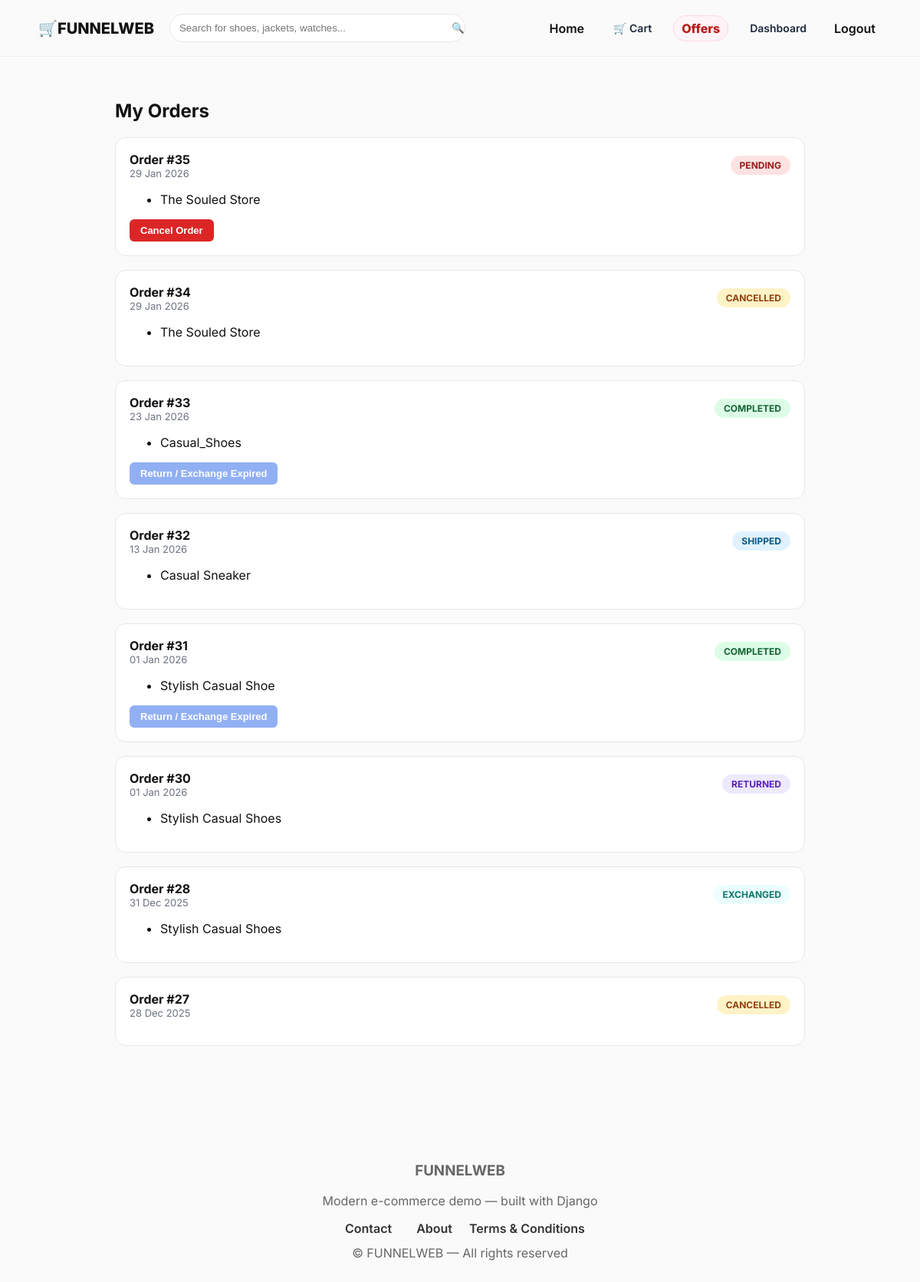
/my-orders/ (signed in), run on the app's committed database.
### shop/models.py (models this page shows, shortened)
class Order(models.Model):
    user = models.ForeignKey(User, on_delete=models.SET_NULL, null=True, blank=True)
    created_at = models.DateTimeField(auto_now_add=True)
    name = models.CharField(max_length=200)
    address = models.TextField()
    email = models.EmailField()
    PAYMENT_CHOICES = (
        ('cod', 'Cash on Delivery'),
        ('card', 'Card (Simulated)'),
        ('crypto', 'Cryptocurrency'),
        ('upi', 'UPI'),
    )
    STATUS_CHOICES = (
        ('PENDING', 'Pending'),
        ('SHIPPED', 'Shipped'),
        ('COMPLETED', 'Completed'),
        ('CANCELLED', 'Cancelled'),
        ('RETURN_REQUESTED', 'Return Requested'),
        ('RETURNED', 'Returned'),
        ('REFUNDED', 'Refunded'),
        ('EXCHANGE_REQUESTED', 'Exchange Requested'),
        ('EXCHANGED', 'Exchanged'),
    )
    REFUND_CHOICES = (
        ('NOT_REFUNDED', 'Not Refunded'),
        ('REFUND_PENDING', 'Refund Pending'),
        ('REFUNDED', 'Refunded'),
    )
    PAYMENT_STATUS_CHOICES = (
    ('PENDING', 'Pending'),
    ('COMPLETED', 'Completed'),
    ('FAILED', 'Failed'),
)
    payment_method = models.CharField(max_length=20, choices=PAYMENT_CHOICES, default='cod')
    order_status = models.CharField(max_length=20, choices=STATUS_CHOICES, default='PENDING', db_index=True)
    payment_details = models.CharField(max_length=255, blank=True)
    return_reason = models.TextField(blank=True)
    refund_status = models.CharField(max_length=20, choices=REFUND_CHOICES, default='NOT_REFUNDED')
    exchange_reason = models.TextField(blank=True)
    exchange_product = models.CharField(max_length=255, blank=True)
    crypto_type = models.CharField(max_length=10, blank=True, null=True)
    crypto_wallet = models.CharField(max_length=255, blank=True, null=True)
    crypto_txn = models.CharField(max_length=255, blank=True, null=True)
    upi_app = models.CharField(max_length=50, blank=True, null=True)
    upi_txn = models.CharField(max_length=255, blank=True, null=True)
    paid = models.BooleanField(default=False)
    payment_status = models.CharField(
    max_length=20,
    choices=PAYMENT_STATUS_CHOICES,
    default='PENDING'
)

class OrderItem(models.Model):
    order = models.ForeignKey(Order, related_name='items', on_delete=models.CASCADE)
    product = models.ForeignKey(Product, on_delete=models.CASCADE)
    quantity = models.PositiveIntegerField(default=1)
    price = models.DecimalField(max_digits=10, decimal_places=2)
    size = models.CharField(max_length=10, blank=True, null=True)  # 👟 ADD THIS

class Product(models.Model):
    category = models.ForeignKey(Category, related_name='products', on_delete=models.CASCADE)
    name = models.CharField(max_length=200)
    slug = models.SlugField(unique=True)
    description = models.TextField(blank=True)
    price = models.DecimalField(max_digits=10, decimal_places=2)
    image = models.ImageField(upload_to='products/', blank=True, null=True)
    available = models.BooleanField(default=True)
    created_at = models.DateTimeField(auto_now_add=True)
    is_on_offer = models.BooleanField(default=False)
    offer_price = models.DecimalField(max_digits=10, decimal_places=2, null=True, blank=True)
    class Meta:
        ordering = ('-created_at',)

### shop/views.py (the view)
# urls.py: path('my-orders/', views.user_orders, name='user_orders'),
@login_required
def user_orders(request):
    orders = Order.objects.filter(user=request.user).order_by('-created_at')
    now = timezone.now()
    for order in orders:
        order.return_days_left = 0
        order.can_return = False
        if order.order_status == 'COMPLETED':
            deadline = order.created_at + timedelta(days=7)
            if now <= deadline:
                remaining = (deadline - now).days
                order.return_days_left = max(remaining, 1)
                order.can_return = True
    return render(request, 'shop/user_orders.html', {
        'orders': orders
    })

### shop/templates/shop/user_orders.html (shortened to what this page needs)
{% extends "shop/base.html" %}
{% block content %}
<div class="orders-wrap">
  <h2>My Orders</h2>
  {% for order in orders %}
  <div class="order-card">
    <div class="order-head">
      <div>
        <div class="order-id">Order #{{ order.id }}</div>
        <div class="order-date">{{ order.created_at|date:"d M Y" }}</div>
      </div>
      <div class="status {{ order.order_status|lower }}">
        {{ order.order_status }}
      </div>
    </div>
    <ul>
      {% for item in order.items.all %}
        <li>{{ item.product.name }}</li>
      {% endfor %}
    </ul>
    <div class="actions">
      {% if order.order_status == 'PENDING' %}
      <form method="post" action="{% url 'shop:cancel_order' order.id %}">
        <button class="btn btn-cancel">Cancel Order</button>
      </form>
      {% endif %}
      {% if order.order_status == 'COMPLETED' %}
        {% if order.can_return %}
          <button type="button"
                  class="btn btn-return"
                  onclick="openReturn('{{ order.id }}')">
            Return Order
          </button>
          <button type="button"
                  class="btn btn-exchange"
                  onclick="openExchange('{{ order.id }}')">
            Exchange Order
          </button>
          <div class="days-left">
            {{ order.return_days_left }} day{{ order.return_days_left|pluralize }} left
          </div>
        {% else %}
          <button class="btn btn-return btn-disabled" disabled>
            Return / Exchange Expired
          </button>
        {% endif %}
      {% endif %}
    </div>
  </div>
  {% endfor %}
</div>
{% endblock %}

### shop/static/shop/style.css (style rules this page uses)
body { font-family:'Inter',system-ui,Arial; margin:0; background:#ffffff; color:#0f1720; }
.btn { padding:10px 18px; border-radius:10px; text-decoration:none; font-weight:700; }

### shop/templates/shop/base.html (style rules this page uses)
:root { --accent: #0b6cff; --text-color: #111; }
body { font-family: Inter, system-ui, -apple-system, "Segoe UI", Roboto, "Helvetica Neue", Arial; color:var(--text-color); margin:0; background:#fafafa; }

### shop/templates/shop/user_orders.html (style rules this page uses)
.orders-wrap { max-width: 900px; margin: 40px auto; padding: 0 16px; }
.order-card { background: #fff; border: 1px solid #e5e7eb; border-radius: 14px; padding: 18px; margin-bottom: 18px; }
.order-head { display: flex; justify-content: space-between; align-items: center; }
.order-id { font-weight: 700; font-size: 16px; }
.order-date { color: #6b7280; font-size: 13px; }
.status { font-size: 12px; padding: 5px 12px; border-radius: 20px; font-weight: 700; text-transform: uppercase; }
.pending { background:#fee2e2; color:#991b1b; }
.shipped { background:#e0f2fe; color:#075985; }
.completed { background:#dcfce7; color:#166534; }
.cancelled { background:#fef3c7; color:#92400e; }
.returned { background:#ede9fe; color:#5b21b6; }
.exchanged { background:#ecfeff; color:#0f766e; }
.actions { margin-top: 14px; display: flex; gap: 10px; flex-wrap: wrap; }
.btn { padding: 7px 14px; font-size: 13px; border-radius: 6px; font-weight: 600; border: none; cursor: pointer; }
.btn-cancel { background:#dc2626; color:#fff; }
.btn-return { background:#2563eb; color:#fff; }
.btn-disabled { opacity: 0.5; cursor: not-allowed; }

### data on the page
Order: id "35", created_at "29 Jan 2026", order_status "PENDING", shows "Cancel Order"
OrderItem: product.name "The Souled Store"
Order: id "34", created_at "29 Jan 2026", order_status "CANCELLED"
OrderItem: product.name "The Souled Store"
Order: id "33", created_at "23 Jan 2026", order_status "COMPLETED", shows "Return / Exchange Expired"
OrderItem: product.name "Casual_Shoes"
Order: id "32", created_at "13 Jan 2026", order_status "SHIPPED"
OrderItem: product.name "Casual Sneaker"
Order: id "31", created_at "01 Jan 2026", order_status "COMPLETED", shows "Return / Exchange Expired"
OrderItem: product.name "Stylish Casual Shoe"
Order: id "30", created_at "01 Jan 2026", order_status "RETURNED"
OrderItem: product.name "Stylish Casual Shoes"
Order: id "28", created_at "31 Dec 2025", order_status "EXCHANGED"
OrderItem: product.name "Stylish Casual Shoes"
Order: id "27", created_at "28 Dec 2025", order_status "CANCELLED"
